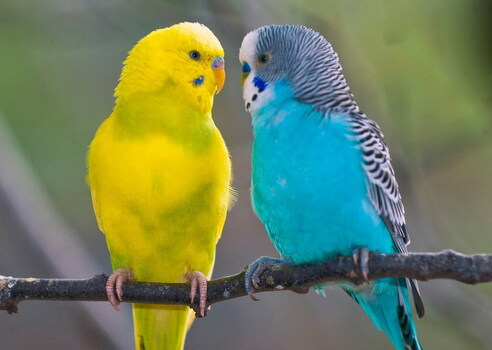
#> input picture bird.jpg, 492 x 350 px
$ python PRACTICE_MP3_RGB_MucXam_Avg_Lig_Lum.py
#> lines starting #> are read from the running program, lines starting #| are printed output that depends on the picture
import cv2 # Sử dụng thư viện xử lý ảnh OpenCV
import numpy as np # Thư viện toán học liên quan đến ma trận
from PIL import Image # Sử dụng thư viện PILLOW hỗ trợ nhiều định dạng ảnh

# Khai báo đường dẫn file ảnh
filehinh =r'bird.jpg'

# Đọc ảnh màu dùng thư viện OpenCV
img = cv2.imread(filehinh, cv2.IMREAD_COLOR)
#> img is the input picture: shape (350, 492, 3); mean B, G, R 92.9, 128.9, 112.2

# Đọc ảnh màu sử dụng thư viện PIL (thay vì dùng OpenCV). Ảnh PIL dùng để thực hiện các tác vụ xử lý & tính toán
# Dùng OpenCV để hiển thị
imgPIL = Image.open(filehinh)

# Tạo một ảnh có cùng kích thước và mode với ảnh imgPIL (sao chép tất cả kích thước ảnh trên)
# Ảnh này dùng để chứa kết quả chuyển đổi RGB sang Grayscale
#PIL. Phương thức Image.new() tạo ra một image mới với chế độ và size đã cho.
# Kích thước được đưa ra dưới dạng bộ (chiều rộng, chiều cao), tính bằng pixel.
# Màu sắc được đưa ra dưới dạng một giá trị duy nhất cho hình ảnh một dải
# và bộ cho hình ảnh nhiều băng tần (với một giá trị cho mỗi dải).
average = Image.new(imgPIL.mode, imgPIL.size)
#> average: PIL image 492x350 RGB; every value is 0
print(average)
#| <PIL.Image.Image image mode=RGB size=492x350 at 0x7F14CEE7B510>
lightness = Image.new(imgPIL.mode, imgPIL.size)
print(lightness)
#| <PIL.Image.Image image mode=RGB size=492x350 at 0x7F14CEE7BE90>
luminance = Image.new(imgPIL.mode, imgPIL.size)
print(luminance)
#| <PIL.Image.Image image mode=RGB size=492x350 at 0x7F14CEE7C250>

# Lấy kích thước của ảnh từ imgPIL
# Kích thước ảnh chung cho Average, Lightness, Luminance
width = average.size[0]
#> width = 492
print(width)
#| 492
height = average.size[1]
#> height = 350
print(height)
#| 350

# Mỗi ảnh là một ma trận hai chiều nên sẽ dùng 2 vòng for
# để đọc hết các điểm ảnh(pixel) có trong ảnh
for x in range(width):
    for y in range(height):
        # Lấy giá trị điểm ảnh tại vị trí (x, y)
        # Là 1 vector 3 giá trị R, G, B trả về từ hàm getpixel tại vị trí (x, y) của ảnh đọc bằng thư viện PILLOW
        R, G, B = imgPIL.getpixel((x, y))
        MIN = min(R, G, B)
        MAX = max(R, G, B)

        # Công thức chuyển ảnh màu RGB thành điểm ảnh mức xám sử dụng phương pháp Average
        # Sử dụng thư viện numpy, ép kiểu dữ liệu về int 8 bit từ 0 đến 255
        gray1 = np.uint8((R + G + B)/3)
        gray2 = np.uint8((MAX + MIN) /2)
        gray3 = np.uint8(0.2126*R + 0.7152*G + 0.0722*B)

        # Thực hiện giá trị gray hiển thị có bộ gtri 0 đến 255
        # Sau khi đã tính được giá trị mức xám gán vào ảnh xám
        average.putpixel((x, y), (gray1, gray1, gray1))
        lightness.putpixel((x, y), (gray2, gray2, gray2))
        luminance.putpixel((x, y), (gray3, gray3, gray3))
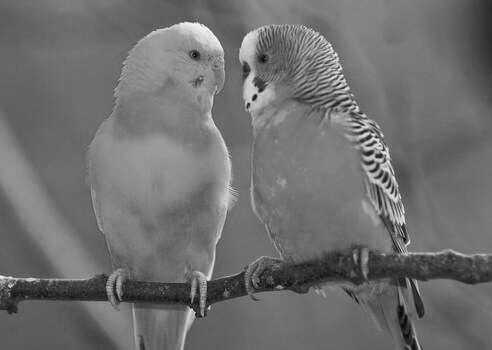
#> average: PIL image 492x350 RGB; min 8, max 248, mean 111
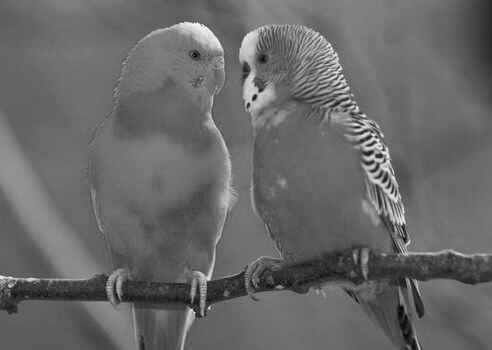
#> lightness: PIL image 492x350 RGB; min 8, max 245, mean 104
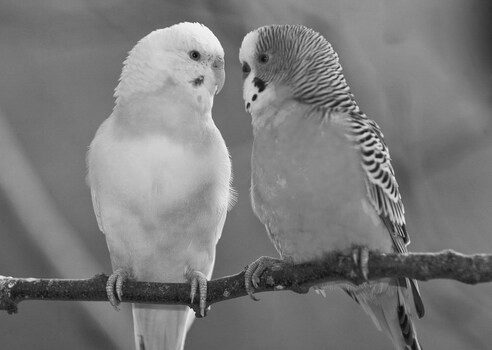
#> luminance: PIL image 492x350 RGB; min 10, max 253, mean 122.3
        #print(average)
        #print(lightness)
        #print(luminance)

# Chuyển ảnh từ PIL sang OpenCV
# Average, Lightness, Luminance là các giá trị tính toán cần phải chuyển sang ma trận
# cv2.imshow trả về dạng ma trận
anhmucxam1 = np.array(average)
#print(anhmucxam1)
anhmucxam2 = np.array(lightness)
#print(anhmucxam2)
anhmucxam3 = np.array(luminance)
#print(anhmucxam3)

# Hiển thị ảnh dùng thư viện OpenCV
cv2.imshow('Anh Mau RGB - HoDangTu - 20146150', img) # dạng ma trận
cv2.imshow('Anh Muc Xam Average', anhmucxam1)
cv2.imshow('Anh Muc Xam Lightness', anhmucxam2)
cv2.imshow('Anh Muc Xam Luminance', anhmucxam3)

# Bấm phím bất kỳ để đóng cửa sổ hiển thị ảnh
cv2.waitKey(0)

# Giải phóng bộ nhớ đã cấp phát cho các cửa sổ
cv2.destroyAllWindows()

$ run again, with co gai Lena.jpg copied over bird.jpg
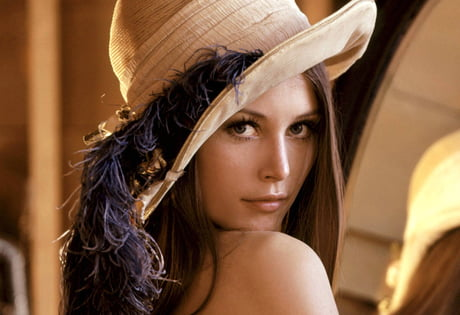
#> input picture co gai Lena.jpg, 460 x 315 px
#> img is the input picture: shape (315, 460, 3); mean B, G, R 64.5, 92.9, 129.9
#| <PIL.Image.Image image mode=RGB size=460x315 at 0x7F14CEE72B50>
#| <PIL.Image.Image image mode=RGB size=460x315 at 0x7F14CEE73E10>
#| <PIL.Image.Image image mode=RGB size=460x315 at 0x7F14CEE84090>
#| 460
#| 315
#> after the loop `for x in range(width):`:
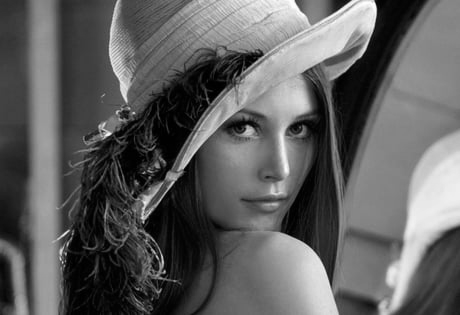
#> average: PIL image 460x315 RGB; min 0, max 254, mean 95.4
